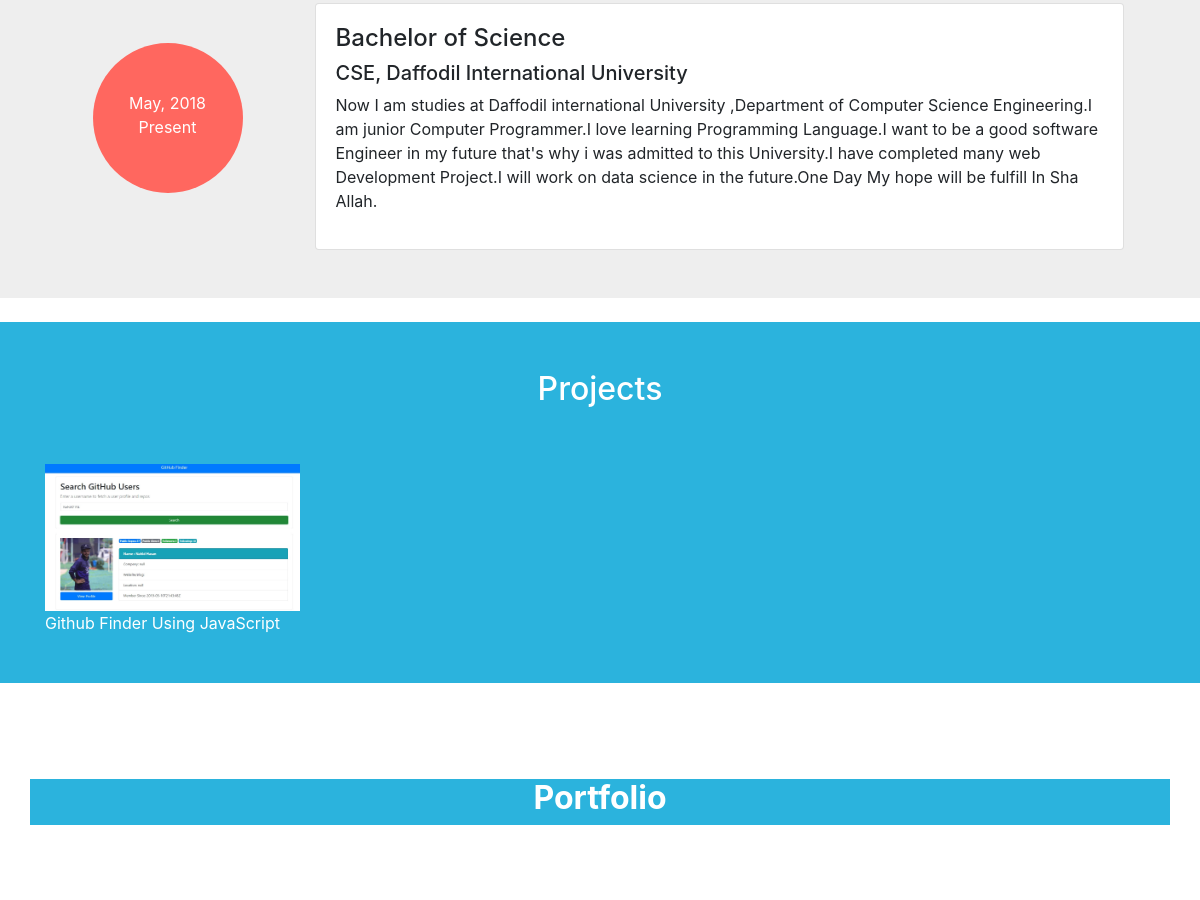
The app's page / (middle part), older data.
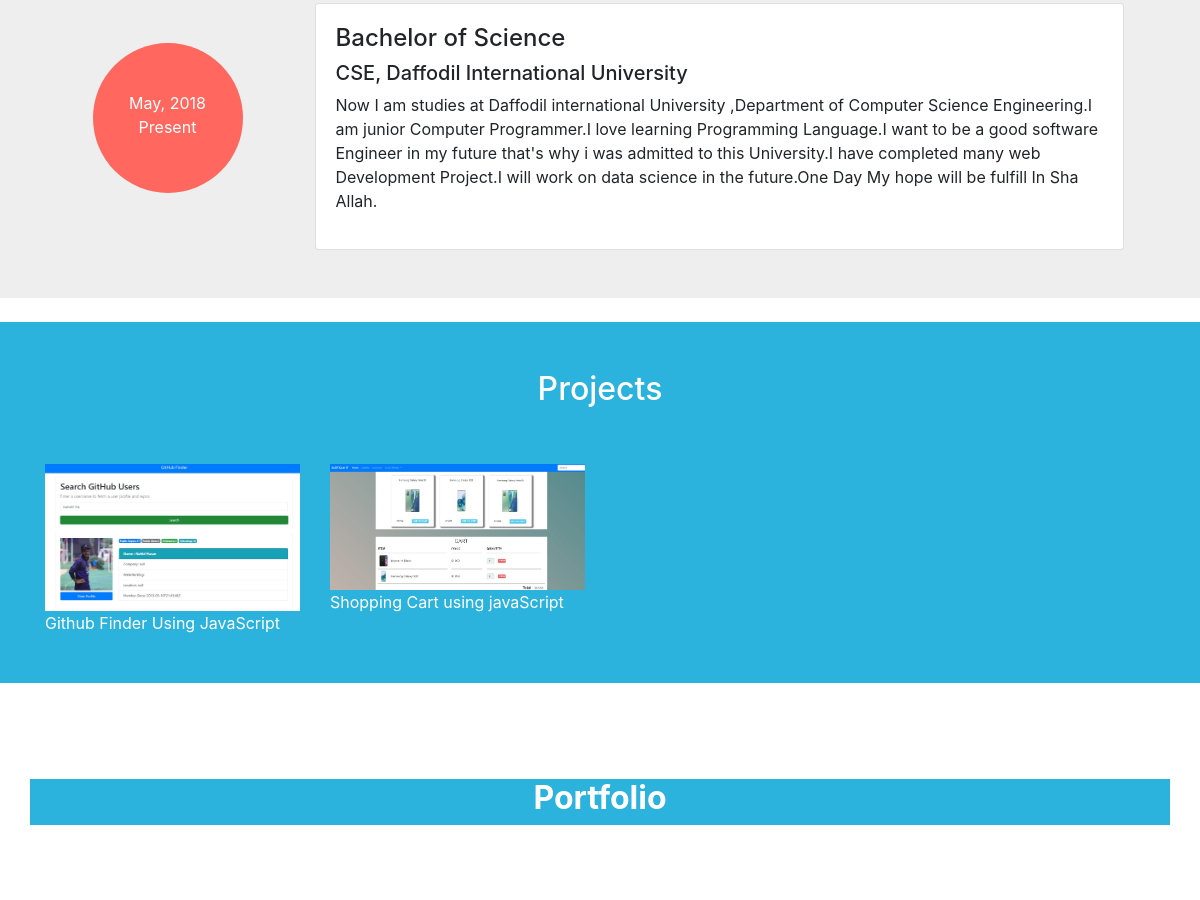
The same page, newer data.
### Portfolio_App/models.py (models this page shows, shortened)
class Project(models.Model):
    title = models.CharField(max_length=100)
    project_url = models.URLField(blank=True)
    project_pic = models.ImageField(upload_to='Project_pic', blank=True)

### Portfolio_App/views.py (the view)
# urls.py: path('', views.index, name='index'),
def index(request):
    skills = Skill.objects.all()
    projects = Project.objects.all()
    portfolio_pics = Portfolio.objects.all()
    return render(request, 'Portfolio_App/index.html', context={'skills': skills, 'projects': projects, 'portfolio_pics': portfolio_pics})

### Portfolio_App/templates/Portfolio_App/index.html (shortened to what this page needs)
{% load static %}
<!DOCTYPE html>
<html lang="en">
<head>
    <link rel="stylesheet" href="https://cdnjs.cloudflare.com/ajax/libs/animate.css/4.0.0/animate.min.css">
    <link rel="stylesheet" href="https://stackpath.bootstrapcdn.com/bootstrap/4.5.0/css/bootstrap.min.css"
>
    <link rel="stylesheet" type="text/css" href="{% static 'style.css' %}" />
</head>
<body>
    {% include 'Portfolio_App/navbar.html' %}
    {% include 'Portfolio_App/about.html' %}
    {% include 'Portfolio_App/education.html' %}
    <div class="project-container">
        <div class="container" id="PROJECT">
            <div class="row">
                <div class="col text-white font-weight-bolder text-center py-5">
                    <h2>Projects</h2>
                </div>
            </div>
            <div class="row mb-5 pb-5">
                {% for project in projects %}
                <div class="col-md-3">
                    <img src="/static/images/{{project.project_pic}}" class="img-fluid" alt="">
                    <a href="" class="text">{{project.title}}</a>
                </div>
                {% endfor %}
            </div>
        </div>
    </div>
    <div class="container" id="PORTFOLIO">
        <div class="row py-5 ">
            <div class="col text-center port-color">
                <h2 class="font-weight-bolder text-white">Portfolio</h2>
            </div>
        </div>
        <div class="row py-5">
        </div>
    </div>
    {% include 'Portfolio_App/contact.html' %}
    {% include 'Portfolio_App/footer.html' %}
</body>
</html>

Row changes from the older to the newer data that the page shows:
added Project: project_pic (picture), title "Shopping Cart using javaScript"
